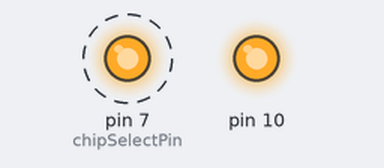
Recording of a sketch running on a simulated Arduino Uno, built with avr-gcc and run on an emulated ATmega328P. On the bench: output pins drawn as LEDs (lit = HIGH). Dashed ring = blinking. What the sketch prints to the serial monitor is not drawn.

Above: at 0.08 s.
Timing chart, 0 to 3.0 s (numbered marks = the images above):
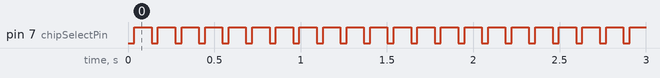

Measured:
- by itself, pin 7 (chipSelectPin): alternates HIGH for 0.10 s and LOW for 0.04 s

The sketch:

lectureCapteurRLS_88bits.ino
```cpp
#include <SPI.h>


 //CS: pin 7
 //MOSI: pin 11
 //MISO: pin 12
 //SCK: pin 13

const int chipSelectPin = 7;

void setup() {
  Serial.begin(9600); // On démarre la communication série

  SPI.begin(); // On démarre la communication SPI
  SPI.setClockDivider(SPI_CLOCK_DIV16);
  SPI.setBitOrder(MSBFIRST);
  SPI.setDataMode(SPI_MODE1);

  pinMode(chipSelectPin, OUTPUT);

}

void loop() {
  uint8_t CRC;
  uint8_t DetailedStatus;


  digitalWrite(chipSelectPin, LOW);
  delayMicroseconds(1);

  uint32_t val = 0;

  /* Ne pas supprimer fonctionne plûtot bien
  val =  (uint32_t)SPI.transfer(0xff)<<24;
  //Serial.print("Val:");
  //Serial.println(val,BIN);
  val |= (uint32_t)SPI.transfer(0xff) << 16;
  val |= (uint32_t)SPI.transfer(0xff) << 8;
  val |= (uint32_t)SPI.transfer(0xff);
  */

  byte octet1 = 0;
  byte octet2 = 0;
  byte octet3 = 0;
  byte octet4 = 0;
  byte octet5 = 0;
  byte octet6 = 0;
  byte octet7 = 0;
  byte octet8 = 0;
  byte octet9 = 0;
  byte octet10 = 0;
  byte octet11 = 0;

  octet1 = SPI.transfer(0xff);
  //octet1-=172;
  octet2 = SPI.transfer(0xff);
  octet3 = SPI.transfer(0xff);
  octet4 = SPI.transfer(0xff);
  octet5 = SPI.transfer(0xff);
  delayMicroseconds(1);
  octet6 = SPI.transfer(0xff);
  octet7 = SPI.transfer(0xff);
  octet8 = SPI.transfer(0xff);
  octet9 = SPI.transfer(0xff);
  octet10 = SPI.transfer(0xff);
  octet11 = SPI.transfer(0xff);

  //Serial.println("01010101010101010101010101010101");
  //Serial.print((byte)octet1,BIN);
  for (int i = 7; i >= 0; i--)
  {
     bool b = bitRead(octet1, i);
     Serial.print(b);
  }
  Serial.print("|");
  for (int i = 7; i >= 0; i--)
  {
     bool b = bitRead(octet2, i);
     Serial.print(b);
  }
  //Serial.print((byte)octet2,BIN);
  Serial.print("|");
  for (int i = 7; i >= 0; i--)
  {
     bool b = bitRead(octet3, i);
     Serial.print(b);
  }
  //Serial.print((byte)octet3,BIN);
  Serial.print("|");
  for (int i = 7; i >= 0; i--)
  {
     bool b = bitRead(octet4, i);
     Serial.print(b);
  }
  //Serial.print((byte)octet4,BIN);
  Serial.print("|");
  for (int i = 7; i >= 0; i--)
  {
     bool b = bitRead(octet5, i);
     Serial.print(b);
  }
  //Serial.print((byte)octet5,BIN);
  Serial.print("|");
  for (int i = 7; i >= 0; i--)
  {
     bool b = bitRead(octet6, i);
     Serial.print(b);
  }
  //Serial.print((byte)octet6,BIN);
   Serial.print("|");
  for (int i = 7; i >= 0; i--)
  {
     bool b = bitRead(octet7, i);
     Serial.print(b);
  }
  Serial.print("|");
  for (int i = 7; i >= 0; i--)
  {
     bool b = bitRead(octet8, i);
     Serial.print(b);
  }
  Serial.print("|");
  for (int i = 7; i >= 0; i--)
  {
     bool b = bitRead(octet9, i);
     Serial.print(b);
  }
  Serial.print("|");
  for (int i = 7; i >= 0; i--)
  {
     bool b = bitRead(octet10, i);
     Serial.print(b);
  }
  Serial.print("|");
  for (int i = 7; i >= 0; i--)
  {
     bool b = bitRead(octet11, i);
     Serial.print(b);
  }
  Serial.println("");


  //CRC = SPI.transfer(0xff);
  //DetailedStatus = SPI.transfer(0xff);
  //Serial.print("CRC :");
  //Serial.print(CRC, BIN);
  //Serial.print("    DetailedStatus:");
  //Serial.print(DetailedStatus, BIN);
  //Serial.print("    ");

  delayMicroseconds(1);
  digitalWrite(chipSelectPin, HIGH);
  delayMicroseconds(1);


  //Serial.print("La valeur binaire est la suivante :");
  //Serial.println(val,BIN);

  //Serial.print("La valeur est la suivante :");
  //Serial.println(val);

  delay(100);

}
```
